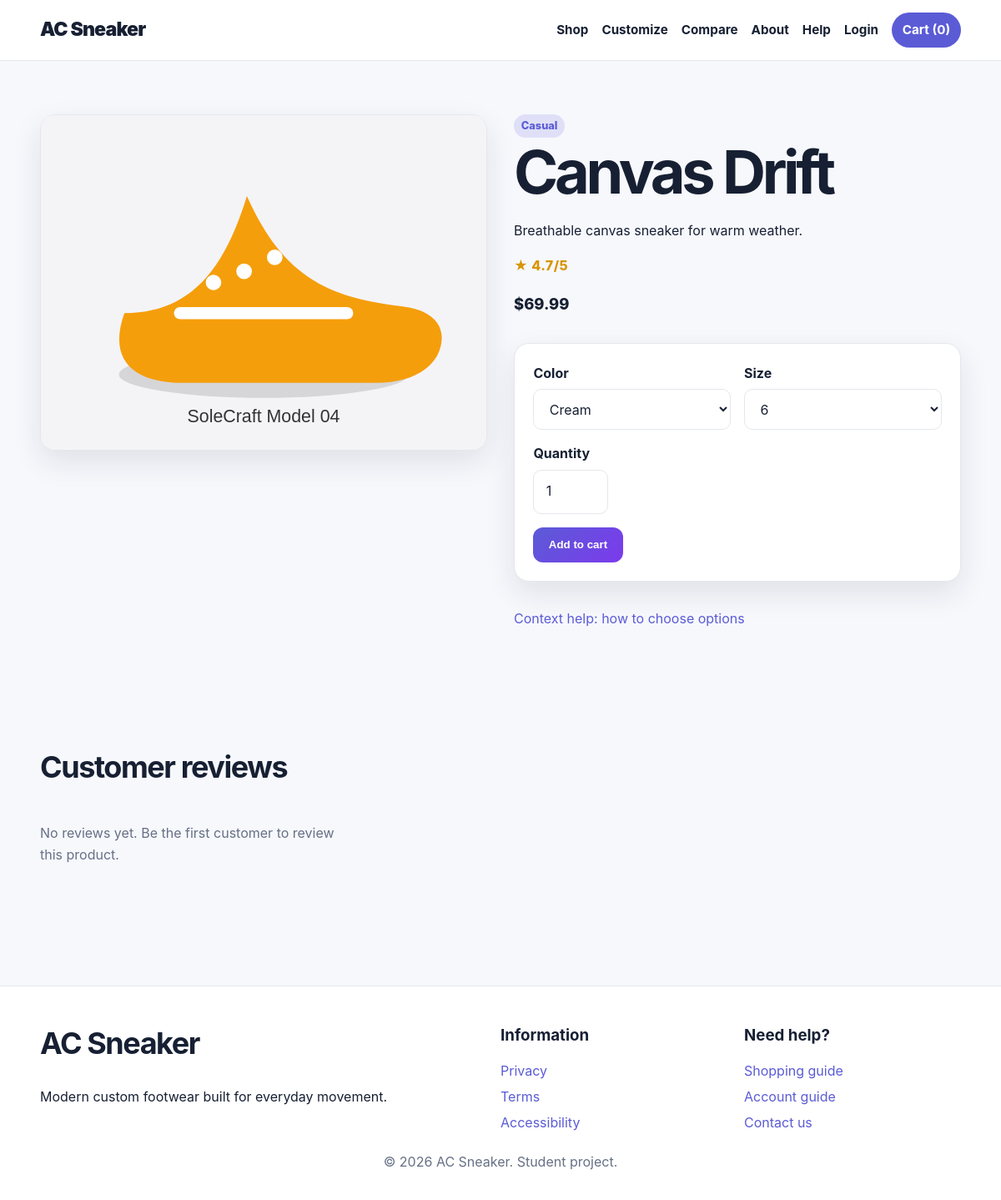
The app's page /3340project/product.php?id=4 with its own data.
### tables this page shows
CREATE TABLE products (
 id INT AUTO_INCREMENT PRIMARY KEY,
 name VARCHAR(120) NOT NULL,
 category VARCHAR(80) NOT NULL,
 description TEXT NOT NULL,
 price DECIMAL(10,2) NOT NULL,
 colors VARCHAR(255) NOT NULL,
 sizes VARCHAR(255) NOT NULL,
 image VARCHAR(255) NOT NULL,
 rating DECIMAL(2,1) NOT NULL DEFAULT 4.5,
 active TINYINT(1) NOT NULL DEFAULT 1,
 created_at TIMESTAMP DEFAULT CURRENT_TIMESTAMP
);

### 3340project/includes/functions.php (called while the page is built, shortened)
<?php
function e(?string $value): string {
    return htmlspecialchars($value ?? '', ENT_QUOTES, 'UTF-8');
}
function formatPrice(float $price): string {
    return '$' . number_format($price, 2);
}

### 3340project/product.php (the view, shortened to what this page needs)
<?php
require_once __DIR__ . '/config/database.php';
$id = filter_input(INPUT_GET, 'id', FILTER_VALIDATE_INT);
$stmt = $pdo->prepare("SELECT * FROM products WHERE id = ? AND active = 1");
$stmt->execute([$id]);
$product = $stmt->fetch();
$colors = explode('|', $product['colors']);
$sizes = explode('|', $product['sizes']);
require __DIR__ . '/includes/header.php';
?>
<section class="section"><div class="container product-detail">
<div class="card"><img class="card-image" src="<?= BASE_URL . '/' . e($product['image']) ?>" alt="<?= e($product['name']) ?>"></div>
<div>
<span class="badge"><?= e($product['category']) ?></span><h1><?= e($product['name']) ?></h1>
<p><?= e($product['description']) ?></p><p class="rating-line" aria-label="Rated <?= e((string)$product['rating']) ?> out of 5">★ <?= e((string)$product['rating']) ?>/5</p><p class="price"><?= formatPrice((float)$product['price']) ?></p>
<form method="post" action="<?= BASE_URL ?>/add_to_cart.php" class="form-card">
<div class="form-grid">
<div><label for="color">Color</label><select id="color" name="color"><?php foreach($colors as $color): ?><option><?= e($color) ?></option><?php endforeach; ?></select></div>
<div><label for="size">Size</label><select id="size" name="size"><?php foreach($sizes as $size): ?><option><?= e($size) ?></option><?php endforeach; ?></select></div>
<div><label for="quantity">Quantity</label><input class="quantity" id="quantity" type="number" name="quantity" min="1" max="10" value="1"></div>
<div class="full"><button class="btn btn-primary">Add to cart</button></div>
</div></form>
<p><a href="<?= BASE_URL ?>/help/shopping.php">Context help: how to choose options</a></p>
</div></div></section>
<section class="section"><div class="container">
<h2>Customer reviews</h2>
<?php
$reviewStmt=$pdo->prepare("SELECT r.*,u.name FROM reviews r JOIN users u ON u.id=r.user_id WHERE r.product_id=? ORDER BY r.created_at DESC");
$reviewStmt->execute([$product['id']]); $reviews=$reviewStmt->fetchAll();
?>
<div class="grid grid-3">
<?php if(!$reviews):?><p class="muted">No reviews yet. Be the first customer to review this product.</p><?php endif;?>
</div>
</div></section>
<?php require __DIR__ . '/includes/footer.php'; ?>

### 3340project/assets/css/styles.css (style rules this page uses)
:root { --bg: #f7f8fc; --surface: #ffffff; --text: #172033; --muted: #667085; --primary: #5b5bd6; --primary-2: #7c3aed; --accent: #ffb703; --border: #e4e7ec; --danger: #c62828; --success: #1b7f3a; --shadow: 0 14px 35px rgba(23,32,51,.10); --radius: 18px; --max: 1180px; }
* { box-sizing: border-box; }
html { scroll-behavior: smooth; }
body { margin: 0; font-family: Inter, ui-sans-serif, system-ui, -apple-system, "Segoe UI", sans-serif; color: var(--text); background: var(--bg); line-height: 1.6; }
img { max-width: 100%; display: block; }
a { color: var(--primary); text-decoration: none; }
.container { width: min(var(--max), 92%); margin-inline: auto; }
h1,h2,h3 { line-height: 1.15; margin-top: 0; }
h1 { font-size: clamp(2.6rem, 6vw, 5.7rem); letter-spacing: -.06em; margin-bottom: 1rem; }
h2 { font-size: clamp(1.8rem, 3vw, 3rem); letter-spacing: -.04em; }
.btn { display: inline-flex; justify-content: center; align-items: center; padding: .85rem 1.15rem; border-radius: 12px; border: 0; cursor: pointer; font-weight: 750; transition: transform .2s ease, box-shadow .2s ease; }
.btn-primary { background: linear-gradient(135deg, var(--primary), var(--primary-2)); color: white; }
.hero-card, .card, .panel, .form-card { background: var(--surface); border: 1px solid var(--border); border-radius: var(--radius); box-shadow: var(--shadow); }
.section { padding: 4rem 0; }
.grid { display: grid; gap: 1.25rem; }
.grid-3 { grid-template-columns: repeat(3, minmax(0,1fr)); }
.card { overflow: hidden; transition: transform .25s ease; }
.card-image { aspect-ratio: 4 / 3; object-fit: cover; background: #eef0f6; width: 100%; }
.price { font-weight: 850; font-size: 1.15rem; }
.muted { color: var(--muted); }
.badge { display: inline-block; background: color-mix(in srgb, var(--primary) 15%, transparent); color: var(--primary); padding: .25rem .55rem; border-radius: 999px; font-size: .8rem; font-weight: 800; }
input, select, textarea { width: 100%; padding: .8rem .9rem; border-radius: 10px; border: 1px solid var(--border); background: var(--surface); color: var(--text); font: inherit; }
label { display: block; font-weight: 700; margin-bottom: .35rem; }
.form-card { padding: 1.4rem; max-width: 760px; margin: 2rem auto; }
.form-grid { display: grid; grid-template-columns: 1fr 1fr; gap: 1rem; }
.full { grid-column: 1 / -1; }
.product-detail { display: grid; grid-template-columns: 1fr 1fr; gap: 2rem; align-items: start; }
.quantity { width: 90px; }
.rating-line { color: #d89400; font-weight: 850; letter-spacing: .03em; }

### records on screen
products: image (picture), category "Casual", name "Canvas Drift", description "Breathable canvas sneaker for warm weather.", rating "4.7", price "$69.99", color "Cream", size "6"

### other values on screen
cartCount() "0"
